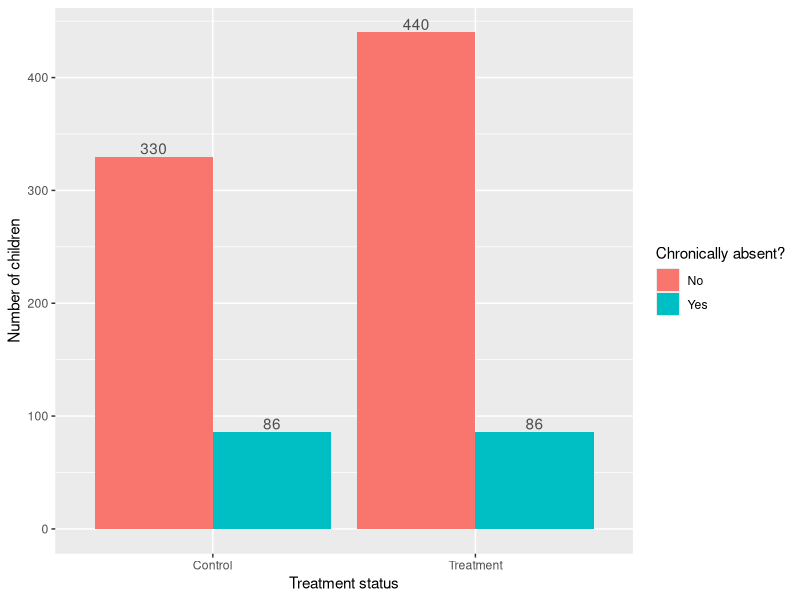
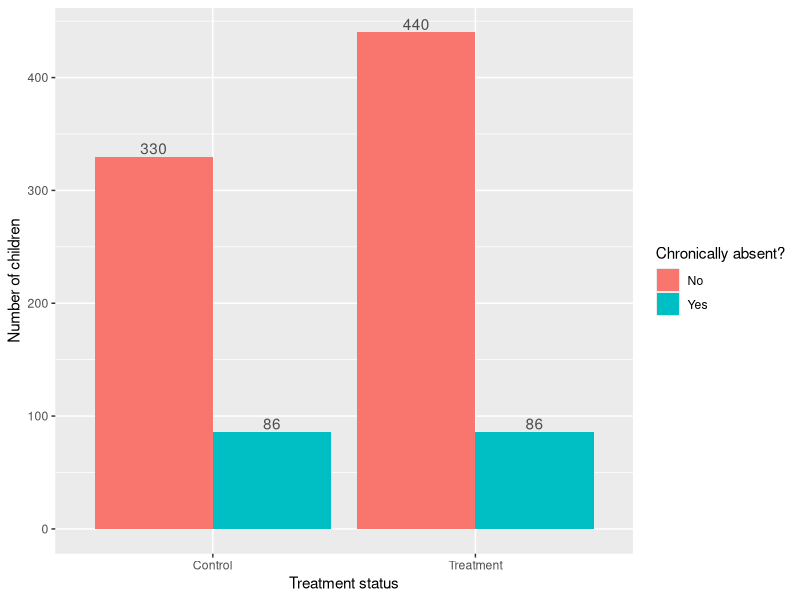

Recreate these plots in R, in order.
##########################################################################################
# EDUC 641 Assignment 2 Key 
## David Liebowitz, Claire Zhang, Havisha Khurana
### First created: 8/1/21
### Last update: 10/19/22
### Inputs: cat.csv
### Purpose: load in data, understand structure, prepare descriptive tables and figures
##########################################################################################

# Load necessary packages
library(tidyverse)
library(here)

### 1. Read in the data
pd <- read.csv(here("data", "cat.csv"))

pd$treat <- factor(pd$treat,
                   levels = c(0, 1),
                   labels = c("Control", "Treatment"))

pd$absenteeism <- factor(pd$absenteeism,
                         levels = c(0, 1),
                         labels = c("No", "Yes"))

pd$cgender <- factor(pd$cgender,
                     levels = c(0, 1),
                     labels = c("Male", "Female"))


### 2. Observed relationship between *treat* and *absenteeism*

# 2.1 How many students in each group?
table(pd$absenteeism, pd$treat) 

# 2.2 What percent of students in each group?
round(prop.table(table(pd$absenteeism, pd$treat), margin=2)*100, 2)

# 2.3 Figure of numbers in each group
ggplot(pd, aes(x = treat, fill = absenteeism)) +
  geom_bar(position = "dodge") +
  xlab("Treatment status") +
  ylab("Number of children") +
  geom_text(aes(label = ..count..), stat = "count", vjust = -0.2, position = position_dodge(.9), color = "grey30") +
  scale_fill_discrete(name = "Chronically absent?")

ggsave(filename = "assignments/keys/treat_absent.png")

### 3. Chi-Squared statistic

# 3.2 2x2 EXPECTED contingency table

## Note: this is a way to construct the table in R,
## In your assignment, you could either construct the
## table by hand or via the chisq.test command
percent_yes <- sum(pd$absenteeism == "Yes")/nrow(pd)
percent_no <- sum(pd$absenteeism == "No")/nrow(pd)

percent_yes
percent_no

total_treat <- sum(pd$treat == "Treatment")
total_control <- sum(pd$treat == "Control")

control_no <- round(total_control*percent_no, 0)
treat_no <- round(total_treat*percent_no, 0)
control_yes <- round(total_control*percent_yes, 0)
treat_yes <- round(total_treat*percent_yes, 0)

margin <- matrix(c(control_no, treat_no, control_yes, treat_yes), ncol = 2, byrow = TRUE)
rownames(margin) <- c("No", "Yes")
colnames(margin) <- c("Control", "Treatment")
as.table(margin)

# 3.3 and 3.4 Chi-square statistic and goodness-of-fit test
chisq.test(pd$absenteeism, pd$treat)

# 4. Sub-group comparisons

# 4.1 Female students
pd_female <- pd %>% 
  filter(cgender == "Female")

chisq.test(pd_female$absenteeism, pd_female$treat)

# 4.2 Male students
pd_male <- pd %>% 
  filter(cgender == "Male")

chisq.test(pd_male$absenteeism, pd_male$treat)